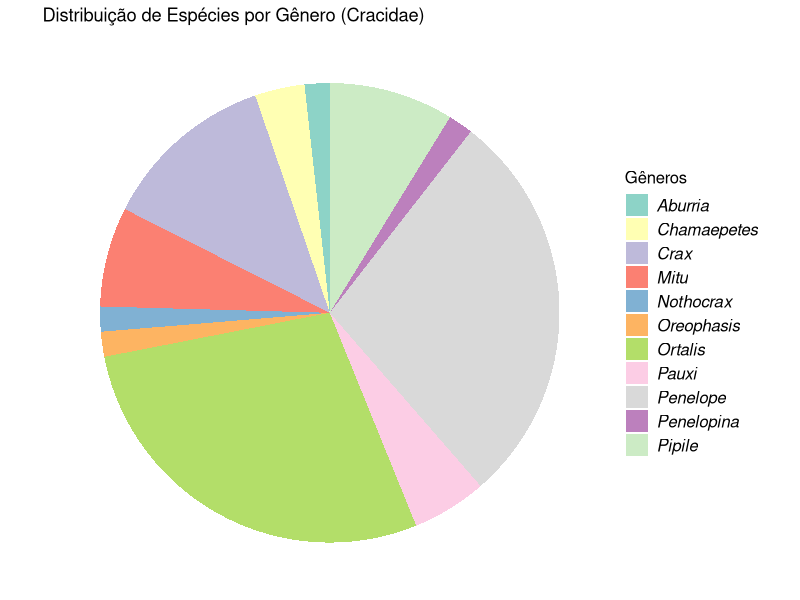
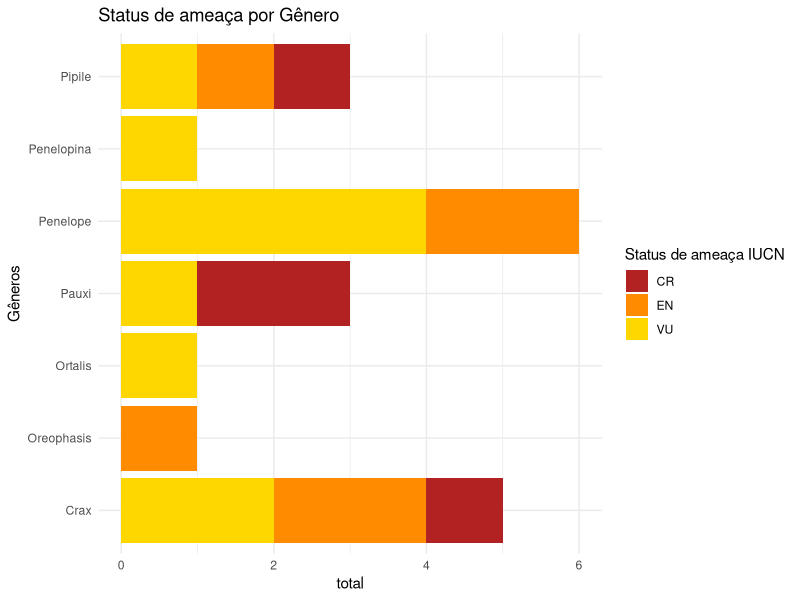
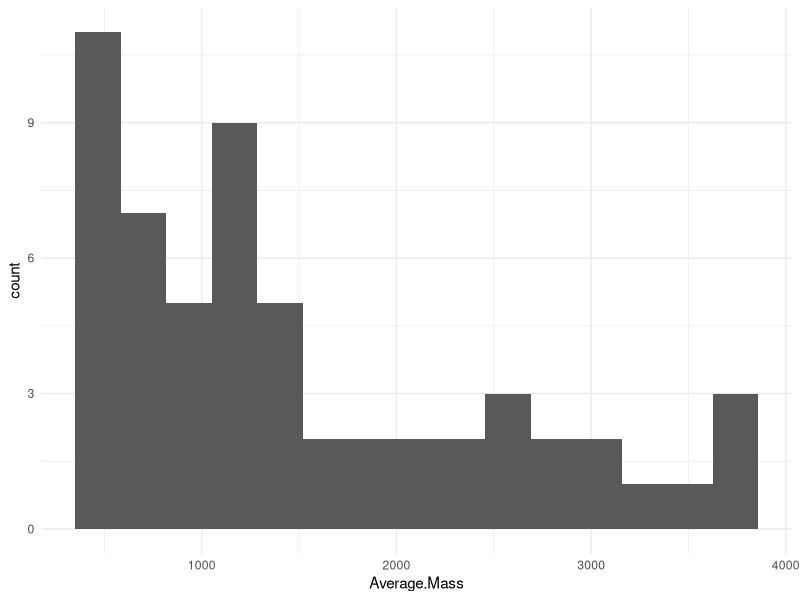
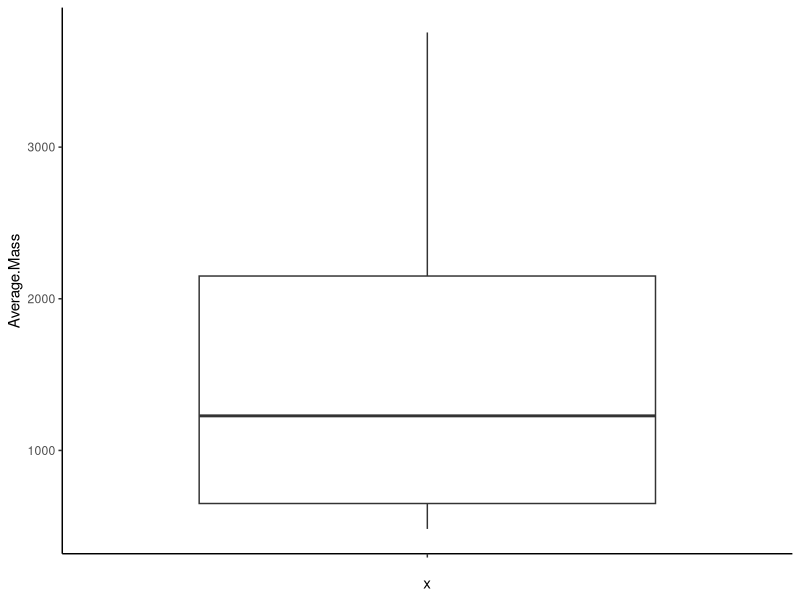
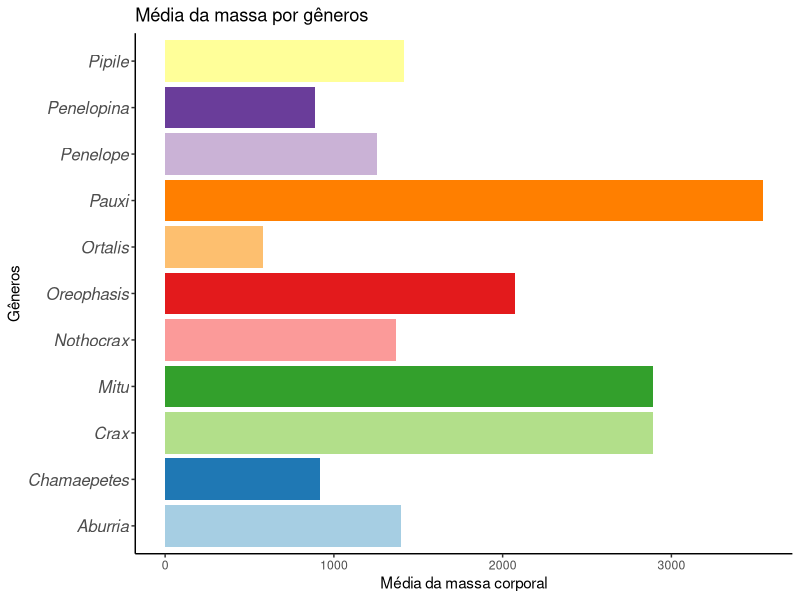

Recreate these plots in R, in order. (Note: this script raises an error after producing the figures.)
library(openxlsx)
library(readxl)
library(tidyverse)

df <- read.csv2("Base_dados_Cracidae.csv")
names(df)
head(df)
colnames(df)

##brainstorm##
#criar pasta para salvar os gráficos
if (!dir.exists("graficos")) {
  dir.create("graficos")
}

# verificar quantidade de gêneros e espécies 
nrow(df) # 57 spp

contagem_gen <- df %>% 
  count(Genus) %>%
  mutate(porcentagem = round(n / sum(n) * 100, digits = 1))

#gráfico de pizza - atribuindo a varíavel
grafico_generos <- ggplot(contagem_gen, aes(x = "", y = n, fill = Genus)) +
  geom_bar(stat = "identity", position = "stack") +
  coord_polar(theta = "y") +
  theme_void()+
  # geom_text(
  #   aes(label = porcentagem), 
  #   position = position_stack(vjust = 0.5)
  # ) +
  scale_fill_brewer(palette = "Set3") +
  labs(
    title = "Distribuição de Espécies por Gênero (Cracidae)",
    fill = "Gêneros", x = "", y = ""
  ) +
  theme(
    legend.title = element_text(size = 12),
    legend.text = element_text(face = "italic", size = 12)
  )

ggsave("graficos/grafico_generos.png", plot = grafico_generos, width = 8, height = 6)

#Status de conservaçao - por genero? por distribuicao geografica? 

dados_ameacados <- df %>% 
  count(Genus, X2024.IUCN.Red.List.category) %>% 
  filter(X2024.IUCN.Red.List.category %in% c("VU", "EN", "CR"))

grafico_status_ameaca <- ggplot(dados_ameacados, aes(x = Genus, y = n, fill = X2024.IUCN.Red.List.category)) +
  geom_bar(stat = "identity") +
  coord_flip() +
  theme_minimal() +
  scale_fill_manual(values = c(
    "VU" = "gold",
    "EN" = "darkorange",
    "CR" = "firebrick" 
  )) +
  labs(
    title = "Status de ameaça por Gênero",
    x = "Gêneros",
    y = "total", 
    fill = "Status de ameaça IUCN"
  )

ggsave("graficos/grafico_status_ameaca.png", plot = grafico_status_ameaca, width = 8, height = 6)


#visão geral da massa corporal
df <- df %>% 
  mutate(Average.Mass = as.numeric(Average.Mass))

summary(df$Average.Mass)

#histograma
grafico_massa_hist <- ggplot(df, aes (x = Average.Mass))+
  geom_histogram(bins = 15)+
  theme_minimal()
ggsave("graficos/grafico_massa_hist.png", plot = grafico_massa_hist, width = 8, height = 6)

#boxplot
grafico_massa_box <- ggplot(df, aes(x = "", y = Average.Mass)) +
  geom_boxplot() +
  theme_classic()
ggsave("graficos/grafico_massa_box.png", plot = grafico_massa_box, width = 8, height = 6)

#média massa
media_massa_gen <- df %>%
  group_by(Genus) %>%
  summarise(media_massa = mean(Average.Mass, na.rm = TRUE))

grafico_media_massa_gen <- ggplot(media_massa_gen, aes(x = Genus, y = media_massa, fill = Genus)) +
  geom_bar(stat = "identity") +
  scale_fill_brewer(palette = "Paired")+
  coord_flip() +
  labs(
    title = "Média da massa por gêneros",
    x = "Gêneros",
    y = "Média da massa corporal"
  ) +
  theme_classic() +
  theme(
    legend.title = element_text(size = 12),
    axis.text.y = element_text(face = "italic", size = 12),
    legend.position = "none"
  )
ggsave("graficos/grafico_media_massa_gen.png", plot = grafico_media_massa_gen, width = 8, height = 6)**
  
  #library(RColorBrewer)
  #display.brewer.all()
  
  
  #visão geral sobre ocorrencias
  #contagem de Restricted range
  df %>% 
  count(RR)

#contagem de species' breeding is restricted to island(s) (seria endêmicas)
df %>% 
  count(ISL)

df %>%
  filter(ISL == T) #verifiquei que é a espécie Pipile pipile

df %>% 
  count(RLM) #todos são neotropical

df %>%
  count(LAT)

#amplitude altitudional
df %>%
  count(Elevational.Range)

str(df)

#altitude média por gênero
media_alt_gen <- df %>%
  group_by(Genus) %>%
  summarise(media_altitude = mean(Elevational.Range, na.rm = TRUE))

grafico_altitude_gen <- ggplot(media_alt_gen, aes(y = media_altitude, x = Genus)) +  
  geom_bar(stat = "identity", fill = "steelblue") +
  theme_minimal()+
  theme(axis.text.x = element_text(face = "italic"))
ggsave("graficos/grafico_altitude_gen.png", plot = grafico_altitude_gen, width = 8, height = 6)

#histograma da altitude média por gênero
grafico_altitude_hist <- ggplot(media_alt_gen, aes(x = media_altitude)) +
  geom_histogram(bins = 15, fill = "steelblue") +
  theme_minimal() +
  labs(
    title = "Histograma: Altitude média por gênero",
    x = "Altitude média",
    y = "Contagem"
  )
ggsave("graficos/grafico_altitude_hist.png", plot = grafico_altitude_hist, width = 8, height = 6)

#boxplot
grafico_altitude_box <- ggplot(df, aes(x = Genus, y = Elevational.Range, fill = Genus)) +
  geom_boxplot() +
  scale_fill_brewer(palette = "Paired")+
  theme_classic() +
  theme(axis.text.x = element_text(face = "italic"),
        legend.position = "none")
ggsave("graficos/grafico_altitude_box.png", plot = grafico_altitude_box, width = 8, height = 6)

#Uso de habitat - gráfico de pizza
uso_habitat <- df %>%
  count(Primary.Habitat)%>%
  mutate(porcentagem = round(n / sum(n) * 100, digits = 1))

grafico_habitat <- ggplot(uso_habitat, aes(x = "", y = n, fill = Primary.Habitat)) +
  geom_bar(stat = "identity", position = "stack") +
  coord_polar(theta = "y") +
  scale_fill_manual(values = c(
    "Forest" = "green",
    "Shrub" = "yellow",
    "Woodland" = "green4"
  ))+
  theme_void()+
  labs(
    title = "Uso do Habitat (Cracidae)",
    fill = "Habitat", x = "", y = ""
  ) +
  theme(
    legend.title = element_text(size = 12),
    legend.text = element_text(size = 12)
  )

ggsave("graficos/grafico_habitat_pizza.png", plot = grafico_habitat, width = 8, height = 6)

#Dieta
dieta <- df %>%
  count(Primary.Diet)%>%
  mutate(porcentagem = round(n / sum(n) * 100, digits = 1))

#gráfico de pizza
grafico_dieta <- ggplot(dieta, aes(x = "", y = n, fill = Primary.Diet)) +
  geom_bar(stat = "identity", position = "stack") +
  coord_polar(theta = "y") +
  scale_fill_discrete(labels = c("Fruit" = "Fruta",
                                 "Herbivore" = "Herbívoro",
                                 "Omnivore" = "Onívoro",
                                 "Plant" = "Plantas"))+
  scale_fill_manual(values = c(
    "Fruit" = "red3",
    "Herbivore" = "green3",
    "Omnivore" = "orange3",
    "Plant" = "green"
  ))+
  theme_void()+
  labs(
    title = "Dieta (Cracidae)",
    fill = "Dieta", x = "", y = ""
  ) +
  theme(
    legend.title = element_text(size = 12),
    legend.text = element_text(size = 12)
  )

ggsave("graficos/grafico_dieta.png", plot = grafico_dieta, width = 8, height = 6)

#amplitude da dieta
#boxplot
grafico_dieta_boxplot <- ggplot(df, aes(x = Genus, y = DB, fill = Genus)) +
  geom_boxplot() +
  scale_fill_brewer(palette = "Paired")+
  theme_classic() +
  theme(axis.text.x = element_text(face = "italic"),
        legend.position = "none")

#ESI
especialidade <- df %>%
  select(Latin, Genus, ESI) %>%
  mutate(ESI = as.numeric(ESI)) %>%
  mutate(nível_especialidade = case_when(
    ESI < 1 ~ "Generalista",
    ESI == 1 ~ "Médio especialista",
    TRUE ~ "Especialistas"
  ))
#geral
grafico_ESI_geral <- ggplot(especialidade, aes(x = "", y = ESI, fill = nível_especialidade)) +
  geom_bar(stat = "identity", position = "stack") +
  coord_polar(theta = "y") +
  scale_fill_brewer(palette = "Set3") +
  theme_minimal() +
  labs(
    fill = "Nível de especialidade ecológica", x = "", y = ""
  ) 
ggsave("graficos/grafico_ESI_geral.png", plot = grafico_ESI_geral, width = 8, height = 6)

#por gênero
grafico_ESI_genero <-ggplot(especialidade, 
                            aes(x = Genus, fill = nível_especialidade)) +
  geom_bar(position = "fill") + 
  theme_minimal() +
  theme(axis.text.x = element_text(face = "italic", size = 12, angle = 45, hjust = 1)) +
  labs(
    fill = "Especialidade ecológica",
    x = "Gêneros",
    y = "ESI em proporção"
  )
ggsave("graficos/grafico_ESI_gen.png", plot = grafico_ESI_genero, width = 8, height = 6)

##informacao das legendas##
#RR = Restricted range (global range size<50,000 km2 ) species get a 1
#ISL = 1 = Species' breeding is restricted to island(s), 0 = species not restricted to an island
#RLM = Realm; A	Australian;C	Cosmopolitan;E	Eastern Hemisphere;
# F	Afrotropical;I	Indomalayan;L	Neotropical;M	Madagascar & islands;N	Nearctic;
# O	Oceania;P	Palearctic;S	South Polar;
# W	Wallacea (see: https://unair.ac.id/pre-historic-wallacea-a-melting-pot-of-human-genetic-ancestries/); Z	New Zealand & islands
#LAT = Latitudinal range of species based on tropics and polar circles.
#HB = Habitat breadth, the number of major habitats used
#DB = Diet breadth, the number of major food types consumed
#ESI = Ecological Specialization Index: log10 (100/[dietary breadth x habitat breadth]), with a maximum of 2 for the most specialized species that only feed on one major food group and live in one major type of habitat (e.g., forest frugivore; Sekercioglu, 2011)


## Exportar tabelas - tabela com resumo dos dados mineirados
write.xlsx(list(
  "Contagem por gênero" = contagem_gen,
  "Espécies ameaçadas" = dados_ameacados,
  "Massa média por gênero" = media_massa_gen,
  "Altitudes médias por gênero" = media_alt_gen,
  "Especialização ecológica" = especialidade
), file = "Resumo_Cracidae.xlsx")
